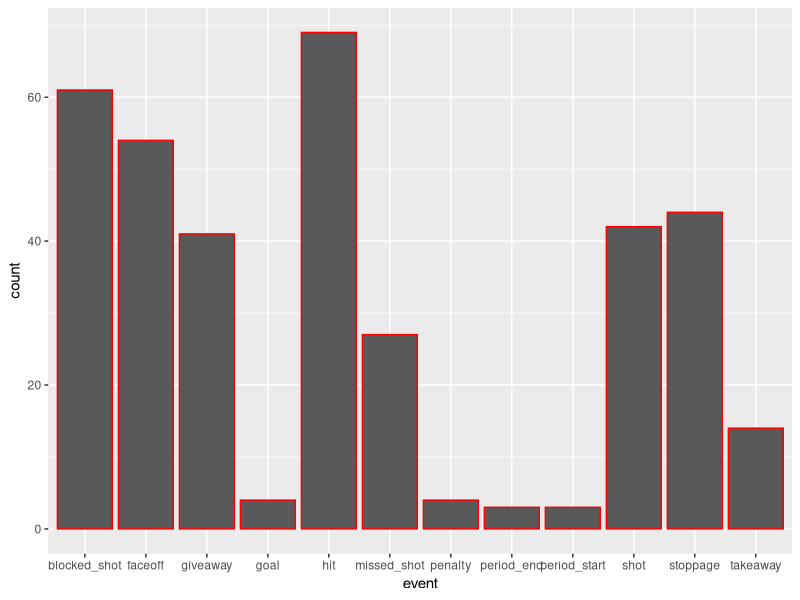

The R script that drew this image:
## ---- chunk 1
library(tidyverse)
nhl_data <- read_csv("nhl_pit_sj_game6.csv")
## ---- chunk 2
library(ggplot2)
plot_event <- ggplot(nhl_data, aes(event)) +
  geom_bar(col = "red") 
plot_event

## ---- chunk 3
 
